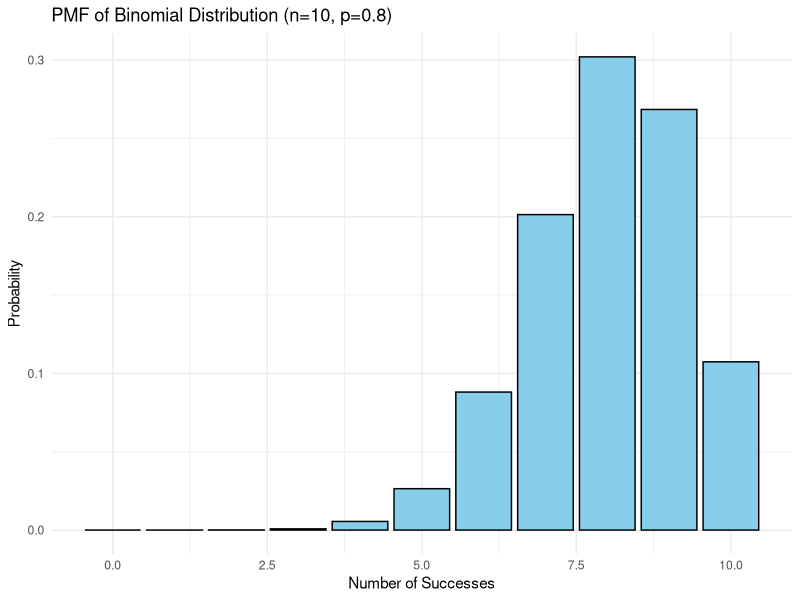
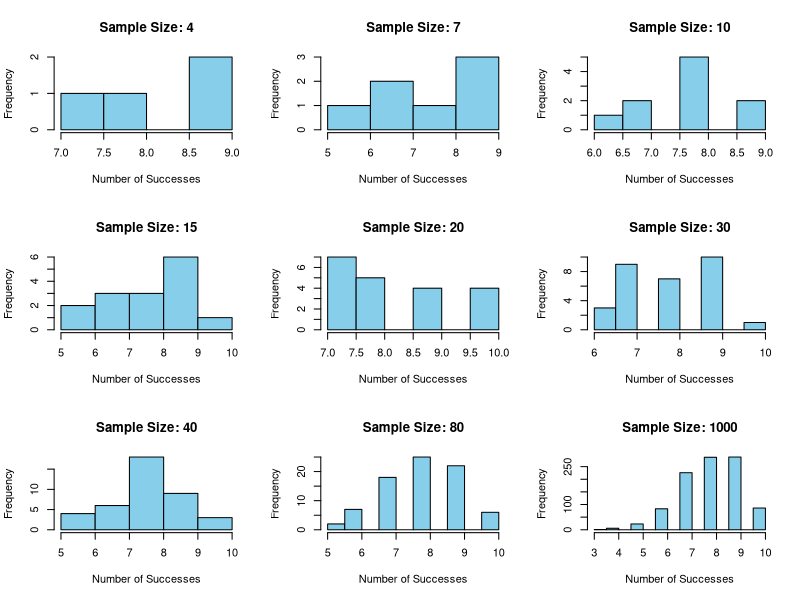
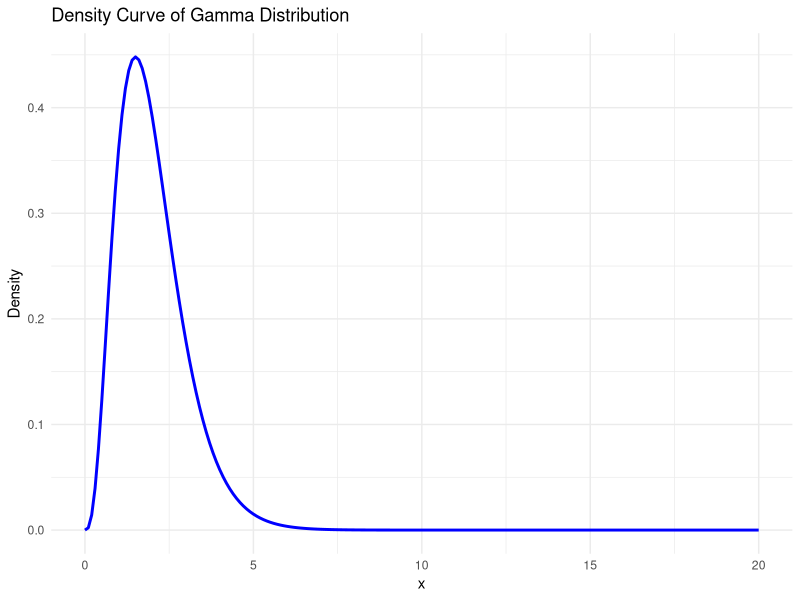
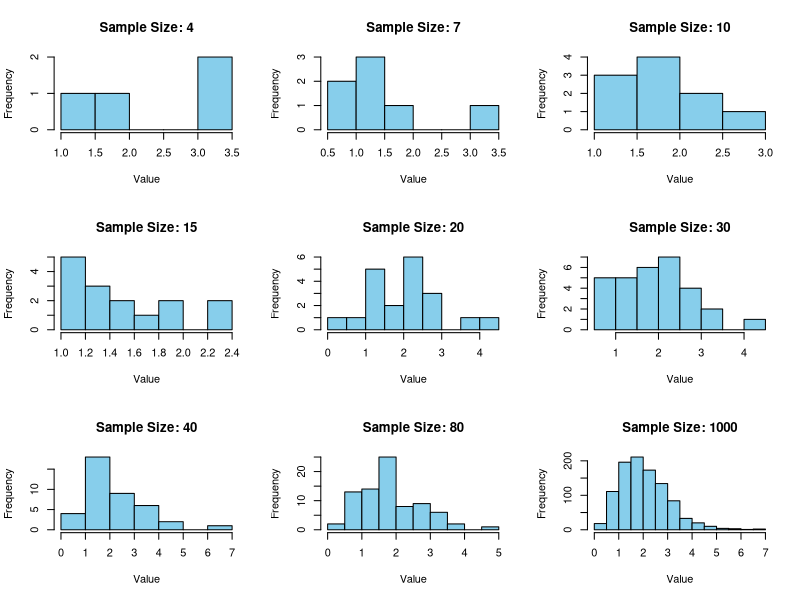
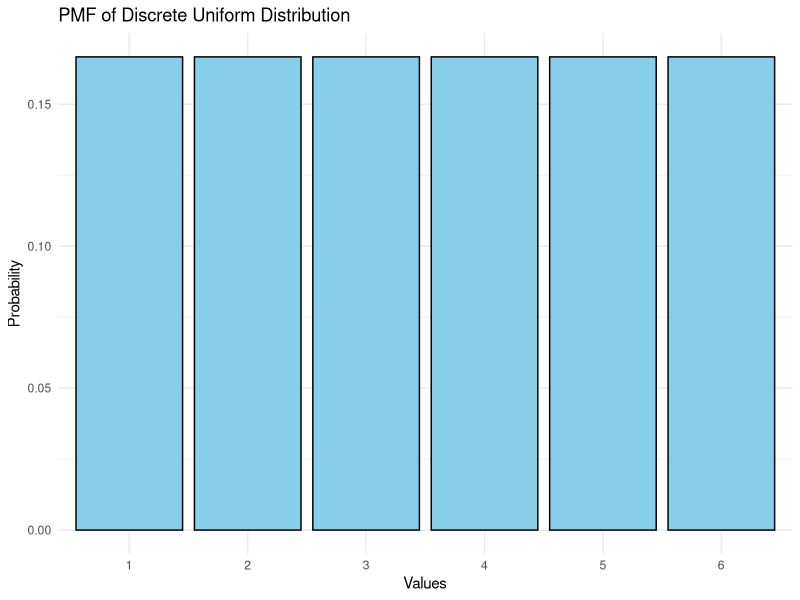
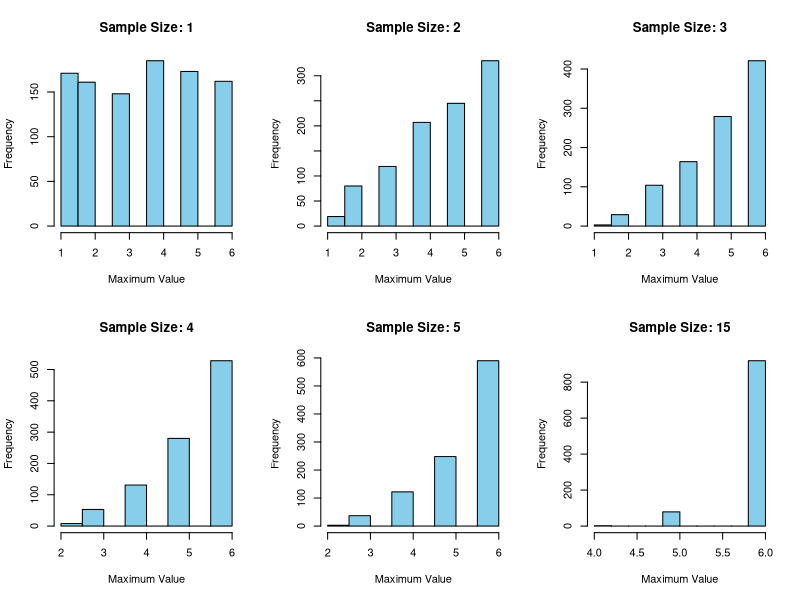
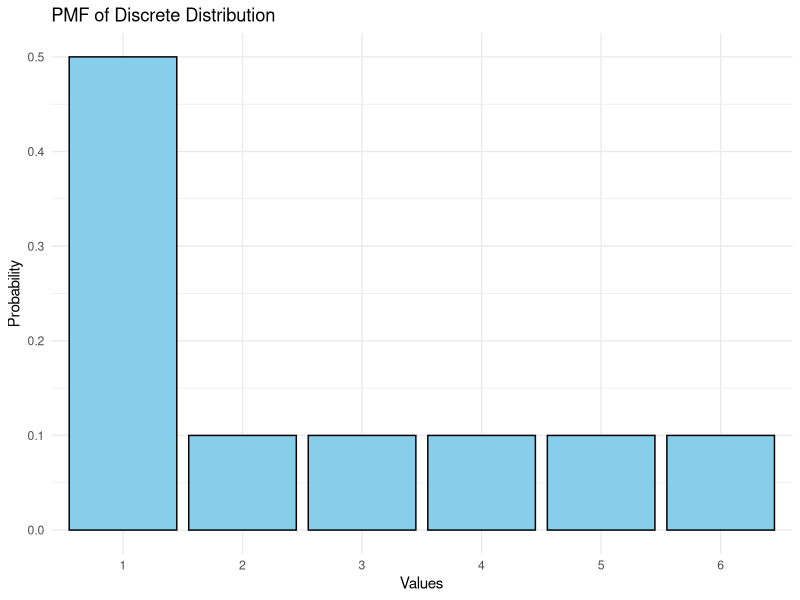
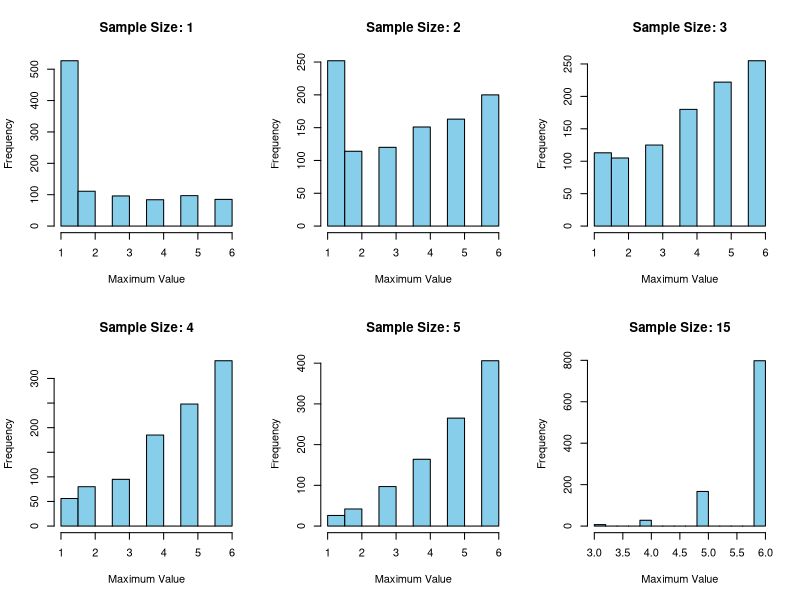

R code for these plots, in order: (Note: this script raises an error after producing the figures.)
## ---- chunk 1
# Load necessary library for plotting
library(ggplot2)

# Define parameters
n <- 10
p <- 0.8

# Create a sequence of x values from 0 to n
x_values <- 0:n

# Calculate the PMF using the dbinom function
pmf_values <- dbinom(x_values, size = n, prob = p)

# Create a data frame for plotting
data <- data.frame(x = x_values, pmf = pmf_values)

# Plot the PMF
ggplot(data, aes(x = x, y = pmf)) +
  geom_bar(stat = "identity", fill = "skyblue", color = "black") +
  labs(title = "PMF of Binomial Distribution (n=10, p=0.8)",
       x = "Number of Successes",
       y = "Probability") +
  theme_minimal()

## ---- chunk 2
# Sample sizes
sample_sizes <- c(4, 7, 10, 15, 20, 30, 40, 80, 1000)

# Generate random samples and plot histograms for each sample size
par(mfrow = c(3, 3))  # Set the layout of the plots

for (i in 1:length(sample_sizes)) {
  sample_size <- sample_sizes[i]
  sample <- rbinom(sample_size, size = 10, prob = 0.8)  # Generating random samples from a Binomial distribution
  
  hist(sample, main = paste("Sample Size:", sample_size), xlab = "Number of Successes", col = "skyblue", border = "black")
}
## ---- chunk 3
# Load necessary library for plotting
library(ggplot2)

# Define parameters
alpha <- 4
beta <- 2

# Generate a sequence of x values
x_values <- seq(0, 20, by = 0.1)  # Change the range and granularity as needed

# Calculate the density values using dgamma function
density_values <- dgamma(x_values, shape = alpha, rate = beta)

# Create a data frame for plotting
data <- data.frame(x = x_values, density = density_values)

# Plot the density curve
ggplot(data, aes(x = x, y = density)) +
  geom_line(color = "blue", linewidth = 1) +
  labs(title = "Density Curve of Gamma Distribution",
       x = "x",
       y = "Density") +
  theme_minimal()


## ---- chunk 4
# Sample sizes
sample_sizes <- c(4, 7, 10, 15, 20, 30, 40, 80, 1000)

# Generate random samples and plot histograms for each sample size
par(mfrow = c(3, 3))  # Set the layout of the plots

for (i in 1:length(sample_sizes)) {
  sample_size <- sample_sizes[i]
  sample <- rgamma(sample_size, shape = 4, rate = 2)  # Generating random samples from a Gamma distribution
  
  hist(sample, main = paste("Sample Size:", sample_size), xlab = "Value", col = "skyblue", border = "black")
}

## ---- chunk 5
# Define the values of the discrete uniform random variable
values <- 1:6

# Calculate the probability mass function (since it's uniform, each value has equal probability)
prob <- rep(1/length(values), length(values))

# Create a data frame for plotting
data <- data.frame(values = values, probability = prob)

# Plot the PMF
library(ggplot2)

ggplot(data, aes(x = as.factor(values), y = probability)) +
  geom_bar(stat = "identity", fill = "skyblue", color = "black") +
  labs(title = "PMF of Discrete Uniform Distribution",
       x = "Values",
       y = "Probability") +
  theme_minimal() +
  scale_x_discrete(labels = as.character(values))

## ---- chunk 6
# Define the values of the discrete random variable
values <- 1:6

# Function to generate a random sample from a discrete uniform distribution
disc_samp <- function(n) {
  sample(values, size = n, replace = TRUE)
}

## ---- chunk 7
# Define the function to generate the sample maximum
sample_max <- function(n) {
  max(disc_samp(n))
}

# Sample sizes
sample_sizes <- c(1, 2, 3, 4, 5, 15)

# Generate the sampling distribution of sample maxima and plot histograms
par(mfrow = c(2, 3))  # Set the layout of the plots

for (size in sample_sizes) {
  max_samples <- replicate(1000, sample_max(size))  # Generating 1000 samples
  
  hist(max_samples, main = paste("Sample Size:", size),
       xlab = "Maximum Value", col = "skyblue", border = "black")
}

## ---- chunk 8
# Define the values of the discrete random variable
values <- 1:6

# Define probabilities for each value
probabilities <- c(0.5, 0.1, 0.1, 0.1, 0.1, 0.1)

# Create a data frame for plotting
data <- data.frame(values = values, probability = probabilities)

# Plot the PMF
library(ggplot2)

ggplot(data, aes(x = as.factor(values), y = probability)) +
  geom_bar(stat = "identity", fill = "skyblue", color = "black") +
  labs(title = "PMF of Discrete Distribution",
       x = "Values",
       y = "Probability") +
  theme_minimal() +
  scale_x_discrete(labels = as.character(values))

## ---- chunk 9
# Define the values of the discrete random variable
values <- 1:6

# Define probabilities for each value
probabilities <- c(0.5, 0.1, 0.1, 0.1, 0.1, 0.1)

# Function to generate a random sample from the given discrete distribution
disc_samp_1 <- function(n) {
  sample(values, size = n, replace = TRUE, prob = probabilities)
}
 
## ---- chunk 10
# Define the function to generate the sample maximum
sample_max <- function(n) {
  max(disc_samp_1(n))
}

# Sample sizes
sample_sizes <- c(1, 2, 3, 4, 5, 15)

# Set seed for reproducibility
set.seed(42)

# Generate the sampling distribution of sample maxima and plot histograms
par(mfrow = c(2, 3))  # Set the layout of the plots

for (size in sample_sizes) {
  max_samples <- replicate(1000, sample_max(size))  # Generating 1000 samples
  
  hist(max_samples, main = paste("Sample Size:", size),
       xlab = "Maximum Value", col = "skyblue", border = "black")
}

## ---- chunk 11
samp_sizes  <- c(1, 2, 3, 4, 15, 500, 1000)

par(mfrow=c(2,2))
for(size in samp_sizes){
  replicates <- replicate(10000, {
    mean(rexp(size, rate = 5))
  })
  hist(replicates, breaks = 100,
       main = paste("Samp Dist for Exp, samp size =", size ))
}
## ---- chunk 12


disc_samp <- function(n) {
  sample(1:6, n, replace=T)
}



## ---- chunk 13


# Define the function to generate the sample maximum
sample_mean <- function(n) {
  mean(disc_samp(n))
}

# Sample sizes
sample_sizes <- c(1, 2, 3, 4, 15, 500)

# Set seed for reproducibility
set.seed(42)

# Generate the sampling distribution of sample maxima and plot histograms
par(mfrow = c(2, 3))  # Set the layout of the plots




for (size in sample_sizes) {
  max_samples <- replicate(1000, sample_mean(size))  # Generating 1000 samples
  
  hist(max_samples, main = paste("Sample Size:", size), 
       xlab = "Maximum Value", col = "skyblue", border = "black")
}


## ---- chunk 14

cont_uni_samp <- function(n) {
  sample(0:1, n, replace=T)
}


## ---- chunk 15

# Define the function to generate the sample maximum
sample_mean <- function(n) {
  mean(cont_uni_samp(n))
}

# Sample sizes
sample_sizes <- c(1, 2, 3, 4, 15, 500)

# Set seed for reproducibility
set.seed(42)

# Generate the sampling distribution of sample maxima and plot histograms
par(mfrow = c(2, 3))  # Set the layout of the plots




for (size in sample_sizes) {
  max_samples <- replicate(1000, sample_mean(size))  # Generating 1000 samples
  
  hist(max_samples, main = paste("Sample Size:", size), 
       xlab = "Maximum Value", col = "skyblue", border = "black")
}
## ---- chunk 16

samp <- c(1, 2, 3)
alpha_hat <- function(samp) {
  
  sum = 0
  len = length(samp)
  mean = mean(samp)

  for(i in samp){
    sum = sum + (i^2-mean^2)
    
  }
  
  return(mean^2/((1/len) * sum))
  
}

beta_hat <- function(samp){
  
  sum = 0
  len = length(samp)
  mean = mean(samp)

  for(i in samp){
    sum = sum + (i^2-mean^2)
    
  }
  
  return(((1/len) * sum)/mean)
  
  
  
}





## ---- chunk 17



alpha_results <- replicate(10000, {
  samp<- rgamma(30,shape = 2, scale = 4)
  alpha_hat(samp)
})

var_emp_a <- mean((alpha_results - mean(alpha_results))^2)
bias_emp_a <- mean((alpha_results - 2))

cat("Variance for alpha ",var_emp)
cat("\n")
cat("Bias for alpha ", bias_emp)
cat("\n")



beta_results <- replicate(10000, {
  samp<- rgamma(30,shape = 2, scale = 4)
  beta_hat(samp)
})

var_emp <- mean((beta_results - mean(beta_results))^2)
bias_emp <- mean((beta_results - 2))

cat("Variance for beta ",var_emp)
cat("\n")
cat("Bias for beta ", bias_emp)



## ---- chunk 18

MSE_emp_a <-mean((alpha_results - 2)^2)
cat ("MSE of alpha ", MSE_emp_a)
cat("\n")              
MSE_emp <-mean((beta_results - 4)^2)
cat ("MSE of beta ", MSE_emp)
                

## ---- chunk 19
MSE_emp_a - (var_emp_a + (bias_emp_a))
MSE_emp - (var_emp +(bias_emp))




## ---- chunk 20

sample_mean <- function(n) {
  mean(n)^(2)
}




## ---- chunk 21


norm_results <- replicate(10000, {
  samp<- rnorm(15, 5, 1.5)
  sample_mean(samp)
})

var_emp <- mean((norm_results - mean(norm_results))^2)
bias_emp <- mean((norm_results - 2))

cat("Variance for theta ",var_emp)
cat("\n")
cat("Bias for theta ", bias_emp)
cat("\n")



## ---- chunk 22

MSE_emp <-mean((norm_results - 5)^2)
cat ("MSE of theta ", MSE_emp)



 cat("\n")
 MSE_emp - (var_emp +(bias_emp)^2)
